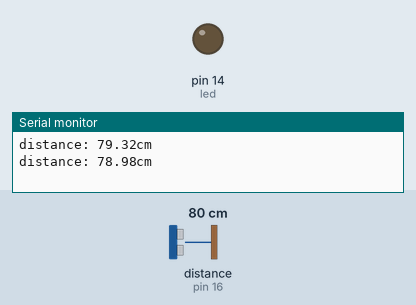
The sketch below on a simulated Arduino Uno, built with avr-gcc and run on an emulated ATmega328P. Parts: output pins drawn as LEDs (lit = HIGH), the last lines printed to the serial monitor. Wiring (inferred from the names in the program): ultrasonic range finder: trigger pin 5; echo pin 16. Inputs (shaded band) come from the test bench; at power-on: distance to the obstacle (sensor on pin 16) 80 cm. The echo pulse lasts 58.3 µs per cm; pins used as bus, display or sensor lines are not drawn.

Above: at 2.8 s.
2.9 s: distance to the obstacle (sensor on pin 16) set to 23 cm
5.6 s: distance to the obstacle (sensor on pin 16) set to 18 cm
At 7.3 s:
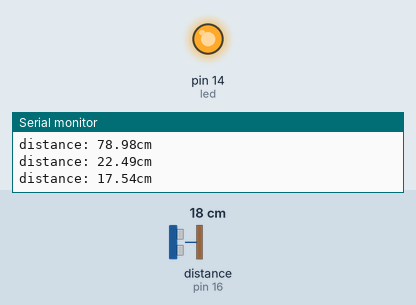
8.3 s: distance to the obstacle (sensor on pin 16) set to 35 cm
At 10.6 s:
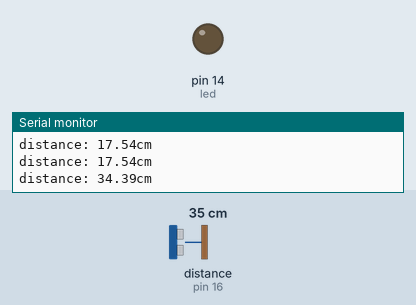
11.5 s: distance to the obstacle (sensor on pin 16) set to 2 cm
At 13.4 s:
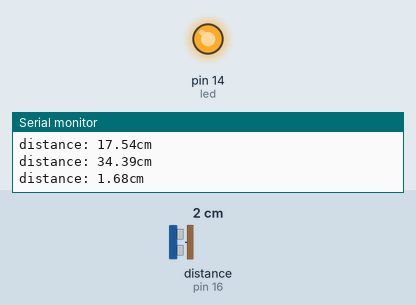
Timing chart, 0 to 14.9 s (numbered marks = the images above; inputs shaded):
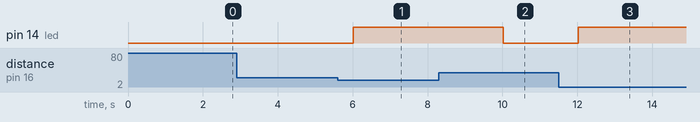

The sketch:

ultra_test.ino
```cpp
const int trig=5;
const int echo=16;
const int led=14;
const int dist_limit=20;
void setup()
{
  Serial.begin(9600);
  pinMode(trig,OUTPUT);
  pinMode(echo,INPUT);
  pinMode(led,OUTPUT);
}
void loop()
{
  float dist,duration;
  digitalWrite(trig,HIGH);
  delayMicroseconds(10);
  digitalWrite(trig,LOW);

  duration=pulseIn(echo,HIGH);
  dist=0.017*duration;

  if(dist<=dist_limit)
  {
    digitalWrite(led,HIGH);
  }
  else
  {
    digitalWrite(led,LOW);
  }
  Serial.print("distance: ");
  Serial.print(dist);
  Serial.println("cm");
  delay(2000);

}
```

Measured:
- the behaviour switches between 21 and 20 cm on distance to the obstacle (sensor on pin 16) (found by bisection; images 0 and 1)
- after the input at 5.6 s, pin 14 (led): LOW → HIGH after 0.42 s
- after the input at 8.3 s, pin 14 (led): HIGH → LOW after 1.7 s
- after the input at 11.5 s, pin 14 (led): LOW → HIGH after 0.52 s
